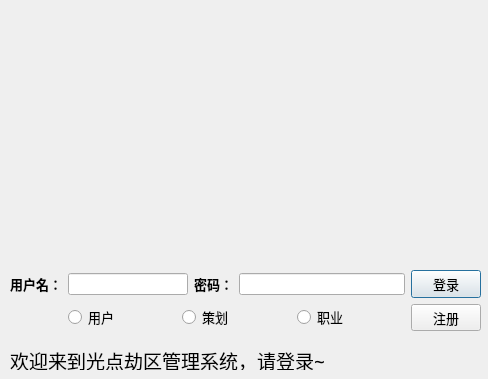
<?xml version="1.0" encoding="UTF-8"?>
<ui version="4.0">
 <class>GDLoginDialog</class>
 <widget class="QDialog" name="GDLoginDialog">
  <property name="geometry">
   <rect>
    <x>0</x>
    <y>0</y>
    <width>488</width>
    <height>379</height>
   </rect>
  </property>
  <property name="windowTitle">
   <string>光点劫区</string>
  </property>
  <widget class="QLabel" name="label_2">
   <property name="geometry">
    <rect>
     <x>10</x>
     <y>350</y>
     <width>371</width>
     <height>20</height>
    </rect>
   </property>
   <property name="font">
    <font>
     <family>隶书</family>
     <pointsize>14</pointsize>
    </font>
   </property>
   <property name="text">
    <string>欢迎来到光点劫区管理系统，请登录~</string>
   </property>
  </widget>
  <widget class="QWidget" name="layoutWidget">
   <property name="geometry">
    <rect>
     <x>10</x>
     <y>270</y>
     <width>471</width>
     <height>61</height>
    </rect>
   </property>
   <layout class="QGridLayout" name="gridLayout">
    <item row="0" column="0">
     <widget class="QLabel" name="label_3">
      <property name="font">
       <font>
        <family>微软雅黑</family>
        <pointsize>10</pointsize>
        <bold>true</bold>
       </font>
      </property>
      <property name="text">
       <string>用户名：</string>
      </property>
      <property name="alignment">
       <set>Qt::AlignmentFlag::AlignRight|Qt::AlignmentFlag::AlignTrailing|Qt::AlignmentFlag::AlignVCenter</set>
      </property>
     </widget>
    </item>
    <item row="0" column="1" colspan="3">
     <widget class="QLineEdit" name="lEditUsername">
      <property name="maximumSize">
       <size>
        <width>16777215</width>
        <height>16777215</height>
       </size>
      </property>
     </widget>
    </item>
    <item row="0" column="4">
     <widget class="QLabel" name="label_4">
      <property name="font">
       <font>
        <family>微软雅黑</family>
        <pointsize>10</pointsize>
        <bold>true</bold>
       </font>
      </property>
      <property name="text">
       <string>密码：</string>
      </property>
      <property name="alignment">
       <set>Qt::AlignmentFlag::AlignRight|Qt::AlignmentFlag::AlignTrailing|Qt::AlignmentFlag::AlignVCenter</set>
      </property>
     </widget>
    </item>
    <item row="0" column="5" colspan="3">
     <widget class="QLineEdit" name="lEditPassword">
      <property name="maximumSize">
       <size>
        <width>16777215</width>
        <height>16777215</height>
       </size>
      </property>
     </widget>
    </item>
    <item row="0" column="8">
     <widget class="QPushButton" name="pBtnLogin">
      <property name="maximumSize">
       <size>
        <width>70</width>
        <height>16777215</height>
       </size>
      </property>
      <property name="font">
       <font>
        <family>微软雅黑</family>
        <pointsize>10</pointsize>
       </font>
      </property>
      <property name="styleSheet">
       <string notr="true"/>
      </property>
      <property name="text">
       <string>登录</string>
      </property>
     </widget>
    </item>
    <item row="1" column="0">
     <spacer name="horizontalSpacer_3">
      <property name="orientation">
       <enum>Qt::Orientation::Horizontal</enum>
      </property>
      <property name="sizeHint" stdset="0">
       <size>
        <width>40</width>
        <height>20</height>
       </size>
      </property>
     </spacer>
    </item>
    <item row="1" column="1">
     <widget class="QRadioButton" name="rBtnUser">
      <property name="font">
       <font>
        <family>宋体</family>
        <pointsize>10</pointsize>
       </font>
      </property>
      <property name="text">
       <string>用户</string>
      </property>
     </widget>
    </item>
    <item row="1" column="2">
     <spacer name="horizontalSpacer">
      <property name="orientation">
       <enum>Qt::Orientation::Horizontal</enum>
      </property>
      <property name="sizeHint" stdset="0">
       <size>
        <width>40</width>
        <height>20</height>
       </size>
      </property>
     </spacer>
    </item>
    <item row="1" column="3" colspan="2">
     <widget class="QRadioButton" name="rBtnPlanner">
      <property name="font">
       <font>
        <family>宋体</family>
        <pointsize>10</pointsize>
       </font>
      </property>
      <property name="text">
       <string>策划</string>
      </property>
     </widget>
    </item>
    <item row="1" column="5">
     <spacer name="horizontalSpacer_2">
      <property name="orientation">
       <enum>Qt::Orientation::Horizontal</enum>
      </property>
      <property name="sizeHint" stdset="0">
       <size>
        <width>40</width>
        <height>20</height>
       </size>
      </property>
     </spacer>
    </item>
    <item row="1" column="6">
     <widget class="QRadioButton" name="rBtnProgamer">
      <property name="font">
       <font>
        <family>宋体</family>
        <pointsize>10</pointsize>
       </font>
      </property>
      <property name="text">
       <string>职业</string>
      </property>
     </widget>
    </item>
    <item row="1" column="7">
     <spacer name="horizontalSpacer_4">
      <property name="orientation">
       <enum>Qt::Orientation::Horizontal</enum>
      </property>
      <property name="sizeHint" stdset="0">
       <size>
        <width>40</width>
        <height>20</height>
       </size>
      </property>
     </spacer>
    </item>
    <item row="1" column="8">
     <widget class="QPushButton" name="pBtnRegister">
      <property name="maximumSize">
       <size>
        <width>70</width>
        <height>16777215</height>
       </size>
      </property>
      <property name="font">
       <font>
        <family>微软雅黑</family>
        <pointsize>10</pointsize>
       </font>
      </property>
      <property name="text">
       <string>注册</string>
      </property>
     </widget>
    </item>
   </layout>
  </widget>
  <widget class="QLabel" name="label">
   <property name="geometry">
    <rect>
     <x>0</x>
     <y>0</y>
     <width>491</width>
     <height>271</height>
    </rect>
   </property>
   <property name="text">
    <string/>
   </property>
   <property name="pixmap">
    <pixmap resource="image.qrc">:/image/image/login.jpg</pixmap>
   </property>
   <property name="scaledContents">
    <bool>true</bool>
   </property>
   <property name="alignment">
    <set>Qt::AlignmentFlag::AlignCenter</set>
   </property>
  </widget>
 </widget>
 <resources>
  <include location="image.qrc"/>
 </resources>
 <connections/>
</ui>
